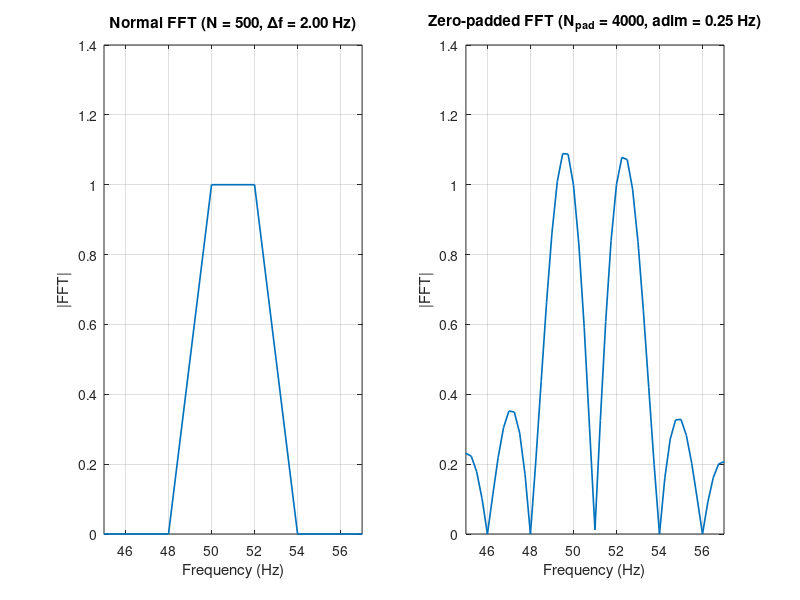

Here is the MATLAB script that generated this plot: (Note: this script raises an error after producing the figure.)
clc; clear; close all
%% sinyal parametreleri
Fs = 1000;      % ornekleme frekansi
T = 0.5;        % kisa kayit
t = (0:1/Fs:T-1/Fs)';
f1 = 50;
f2 = 52;
x = sin(2*pi*f1*t) + sin(2*pi*f2*t);
N = length(x);

%% normal fft
X = fft(x)/N;
K = floor(N/2) + 1;
f = (0:K-1)*(Fs/N);
mag = abs(X(1:K));
mag(2:end-1) = 2*mag(2:end-1);

%% zero-padding ile daha buyuk fft
Npad = 4000;    % daha buyuk fft uzunlugu
Xpad = fft(x, Npad)/N; % dikkat: orijinal N ile normalize ediyoruz
Kpad = floor(Npad/2) + 1;
fpad = (0:Kpad-1)*(Fs/Npad);
magpad = abs(Xpad(1:Kpad));
magpad(2:end-1) = 2*magpad(2:end-1);

%% delta-f bilgileri
fprintf("Orijinal veri uzunlugu: N = %d, Delta f = %.2f Hz\n", N, Fs/N);
fprintf("Zero-padded FFT uzunlugu: Npad = %d, frekans adimi = %.2f Hz\n", Npad, Fs/Npad);

%% grafikler
figure;
subplot(1,2,1)
plot(f, mag, 'LineWidth', 1.2); grid on
xlim([45 57])
xlabel("Frequency (Hz)")
ylabel("|FFT|")
title(sprintf("Normal FFT (N = %d, \\Deltaf = %.2f Hz)", N, Fs/N))

subplot(1,2,2)
plot(fpad, magpad, 'LineWidth', 1.2); grid on
xlim([45 57])
xlabel("Frequency (Hz)")
ylabel("|FFT|")
title(sprintf("Zero-padded FFT (N_{pad} = %d, adim = %.2f Hz)", Npad, Fs/Npad))

sgtitle("Ayni veri: normal FFT ve zero-padding sonrasi FFT")
saveas(gcf, '../assets/zeropadding_demo.png');
